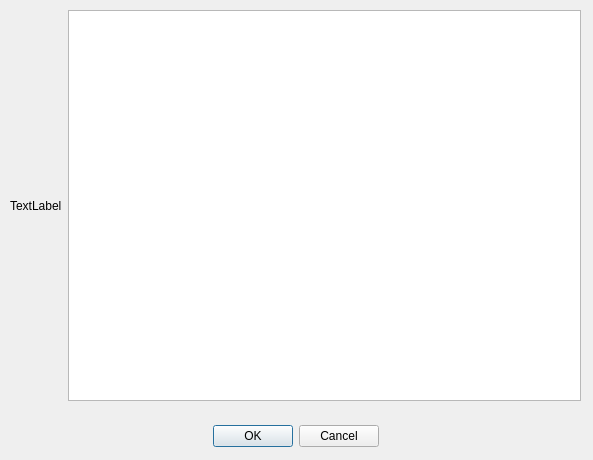
<?xml version="1.0" encoding="UTF-8"?>
<ui version="4.0">
 <class>ItemEditor</class>
 <widget class="QDialog" name="ItemEditor">
  <property name="geometry">
   <rect>
    <x>0</x>
    <y>0</y>
    <width>593</width>
    <height>460</height>
   </rect>
  </property>
  <property name="windowTitle">
   <string>Dialog</string>
  </property>
  <widget class="QDialogButtonBox" name="buttonBox">
   <property name="geometry">
    <rect>
     <x>10</x>
     <y>420</y>
     <width>571</width>
     <height>32</height>
    </rect>
   </property>
   <property name="orientation">
    <enum>Qt::Horizontal</enum>
   </property>
   <property name="standardButtons">
    <set>QDialogButtonBox::Cancel|QDialogButtonBox::Ok</set>
   </property>
   <property name="centerButtons">
    <bool>true</bool>
   </property>
  </widget>
  <widget class="QWidget" name="horizontalLayoutWidget">
   <property name="geometry">
    <rect>
     <x>10</x>
     <y>10</y>
     <width>571</width>
     <height>391</height>
    </rect>
   </property>
   <layout class="QHBoxLayout" name="horizontalLayout">
    <item>
     <widget class="QLabel" name="label">
      <property name="text">
       <string>TextLabel</string>
      </property>
     </widget>
    </item>
    <item>
     <widget class="QListWidget" name="listWidget"/>
    </item>
   </layout>
  </widget>
 </widget>
 <resources/>
 <connections>
  <connection>
   <sender>buttonBox</sender>
   <signal>accepted()</signal>
   <receiver>ItemEditor</receiver>
   <slot>accept()</slot>
   <hints>
    <hint type="sourcelabel">
     <x>248</x>
     <y>254</y>
    </hint>
    <hint type="destinationlabel">
     <x>157</x>
     <y>274</y>
    </hint>
   </hints>
  </connection>
  <connection>
   <sender>buttonBox</sender>
   <signal>rejected()</signal>
   <receiver>ItemEditor</receiver>
   <slot>reject()</slot>
   <hints>
    <hint type="sourcelabel">
     <x>316</x>
     <y>260</y>
    </hint>
    <hint type="destinationlabel">
     <x>286</x>
     <y>274</y>
    </hint>
   </hints>
  </connection>
 </connections>
</ui>
